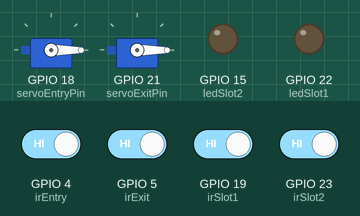
Recording of a sketch running on a simulated ESP32. Parts: 2 × servo, output pins drawn as LEDs (lit = HIGH). The inputs (shaded band) are chosen by the test bench; at power-on: GPIO 4 (irEntry), GPIO 5 (irExit), GPIO 19 (irSlot1), GPIO 23 (irSlot2) HIGH. WiFi joins after 1.5 s; servers stay silent unless stated; the local clock reads 2024-03-15 10:24:30 at power-on unless the sketch sets it; storage starts empty; no MQTT or app messages arrive unless stated; what the sketch prints to the serial monitor is not drawn.

Above: at 2.7 s.
2.8 s: GPIO 4 (irEntry) driven LOW
At 4.0 s:
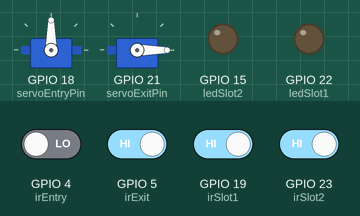
4.4 s: GPIO 5 (irExit) driven LOW
At 5.3 s:
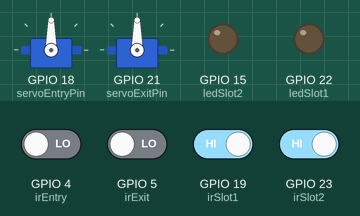
6.0 s: GPIO 19 (irSlot1) driven LOW
At 7.1 s:
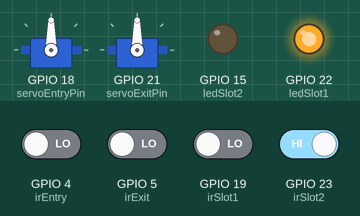
7.6 s: GPIO 23 (irSlot2) driven LOW
At 8.9 s:
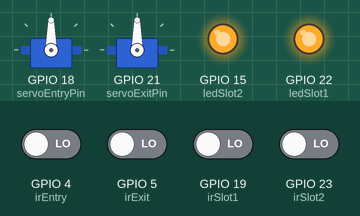
9.3 s: GPIO 4 (irEntry) driven HIGH
At 10.2 s:
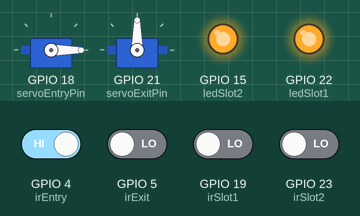
10.9 s: GPIO 5 (irExit) driven HIGH
At 11.4 s:
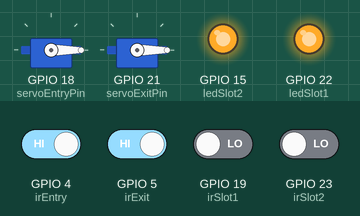
Timing chart, 0 to 13.5 s (numbered marks = the images above; inputs shaded):
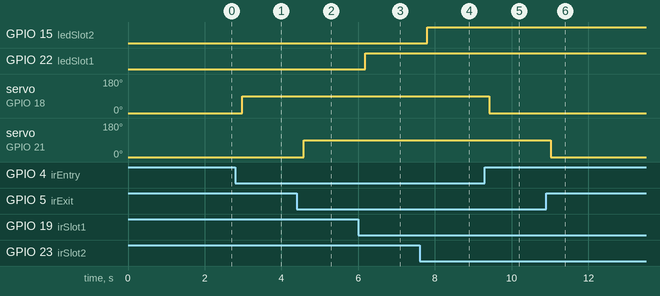

Measured:
- after the input at 2.8 s, servo on GPIO 18 (servoEntryPin): 0° → 90° after 0.18 s
- after the input at 4.4 s, servo on GPIO 21 (servoExitPin): 0° → 90° after 0.18 s
- after the input at 6.0 s, GPIO 22 (ledSlot1): LOW → HIGH after 0.18 s
- after the input at 7.6 s, GPIO 15 (ledSlot2): LOW → HIGH after 0.19 s
- after the input at 9.3 s, servo on GPIO 18 (servoEntryPin): 90° → 0° after 0.11 s
- after the input at 10.9 s, servo on GPIO 21 (servoExitPin): 90° → 0° after 0.11 s

The sketch:

esp_aws_new.ino
```cpp
#include <WiFi.h>
#include <SPIFFS.h>
#include <WiFiClientSecure.h>
#include <PubSubClient.h>
#include <ArduinoJson.h>
#include <ESP32Servo.h>
#include "utils.h"  // contains mqttClient and connectAWS()

// IR sensor pins
const int irEntry = 4;
const int irSlot1 = 19;
const int irSlot2 = 23;
const int irExit  = 5;

// LED pins
const int ledSlot1 = 22;
const int ledSlot2 = 15;

// Servo pins
const int servoEntryPin = 18;
const int servoExitPin  = 21;

Servo servoEntry;
Servo servoExit;

// Slot states
bool entryGateOpen = false;
bool exitGateOpen = false;
bool slot1Occupied = false;
bool slot2Occupied = false;

// void publishSlotStatus(const char* slotId, bool occupied) {
//   StaticJsonDocument<256> doc;
//   time_t now = time(nullptr);
//   doc["slot"] = slotId;
//   doc["status"] = occupied ? "occupied" : "vacant";
//   doc["timestamp"] = now;
//   doc["sessionId"] = String(slotId) + "#" + String(now);

//   char buffer[256];
//   serializeJson(doc, buffer);

//   Serial.println("📤 Publishing to AWS IoT:");
//   Serial.print("Topic: esp32/SmartParking/status\nPayload: ");
//   Serial.println(buffer);

//   if (mqttClient.connected()) {
//     mqttClient.publish("esp32/SmartParking/status", buffer);
//     Serial.println("✅ MQTT publish successful");
//   } else {
//     Serial.println("❌ MQTT not connected");
//   }
// }
#include <ArduinoJson.h>

void publishSlotStatus(const char* slotId, const char* vehicleId, const char* phase, bool occupied) {
  StaticJsonDocument<512> doc;  // Increased size for array and nested objects
  time_t now = time(nullptr);

  // Create an array with one object inside
  JsonArray arr = doc.to<JsonArray>();

  JsonObject obj = arr.createNestedObject();
  obj["slot_id"] = slotId;
  obj["vehicleid"] = vehicleId;
  obj["phase"] = phase;

  JsonObject data = obj.createNestedObject("data");
  data["status"] = occupied ? "occupied" : "vacant";
  data["timestamp"] = now;

  char buffer[512];
  serializeJson(doc, buffer);

  Serial.println("📤 Publishing to AWS IoT:");
  Serial.print("Topic: esp32/SmartParking/status\nPayload: ");
  Serial.println(buffer);

  if (mqttClient.connected()) {
    mqttClient.publish("esp32/SmartParking/status", buffer);
    Serial.println("✅ MQTT publish successful");
  } else {
    Serial.println("❌ MQTT not connected");
  }
}

void setup() {
  Serial.begin(115200);

  // Init SPIFFS
  if (!SPIFFS.begin(true)) {
    Serial.println("❌ SPIFFS mount failed");
    return;
  }

  // Connect to AWS IoT
  connectAWS();

  // Sensor/LED/Servo pin setup
  pinMode(irEntry, INPUT);
  pinMode(irSlot1, INPUT);
  pinMode(irSlot2, INPUT);
  pinMode(irExit, INPUT);
  pinMode(ledSlot1, OUTPUT);
  pinMode(ledSlot2, OUTPUT);

  // Attach servos
  servoEntry.setPeriodHertz(50);
  servoEntry.attach(servoEntryPin, 500, 2400);
  servoEntry.write(0);

  servoExit.setPeriodHertz(50);
  servoExit.attach(servoExitPin, 500, 2400);
  servoExit.write(0);

  digitalWrite(ledSlot1, LOW);
  digitalWrite(ledSlot2, LOW);
}

void loop() {
  if (!mqttClient.connected()) {
    connectAWS();
  }
  mqttClient.loop();

  // IR sensor readings
  int entryIR = digitalRead(irEntry);
  int exitIR  = digitalRead(irExit);
  int slot1IR = digitalRead(irSlot1);
  int slot2IR = digitalRead(irSlot2);

  // Entry gate control
  if (entryIR == LOW && !entryGateOpen) {
    Serial.println("🚗 Entry detected - opening gate");
    servoEntry.write(90);
    entryGateOpen = true;
  } else if (entryIR == HIGH && entryGateOpen) {
    Serial.println("🚪 Entry cleared - closing gate");
    servoEntry.write(0);
    entryGateOpen = false;
  }

  // Exit gate control
  if (exitIR == LOW && !exitGateOpen) {
    Serial.println("🚙 Exit detected - opening gate");
    servoExit.write(90);
    exitGateOpen = true;
  } else if (exitIR == HIGH && exitGateOpen) {
    Serial.println("🚪 Exit cleared - closing gate");
    servoExit.write(0);
    exitGateOpen = false;
  }

  // SLOT 1
  if (slot1IR == LOW && !slot1Occupied) {
    Serial.println("🔴 Slot 1 Occupied");
    digitalWrite(ledSlot1, HIGH);
    slot1Occupied = true;
    publishSlotStatus("slot1", "abc-123","entry",true);
  } else if (slot1IR == HIGH && slot1Occupied) {
    Serial.println("🟢 Slot 1 Vacant");
    digitalWrite(ledSlot1, LOW);
    slot1Occupied = false;
    publishSlotStatus("slot1", "abc-123","exit",false);
  }

  // SLOT 2
  if (slot2IR == LOW && !slot2Occupied) {
    Serial.println("🔴 Slot 2 Occupied");
    digitalWrite(ledSlot2, HIGH);
    slot2Occupied = true;
    publishSlotStatus("slot2", "abc-123","entry",true);
  } else if (slot2IR == HIGH && slot2Occupied) {
    Serial.println("🟢 Slot 2 Vacant");
    digitalWrite(ledSlot2, LOW);
    slot2Occupied = false;
    publishSlotStatus("slot2", "abc-123","exit",false);
  }

  delay(200);
}
```

certs.h
```cpp
#include <pgmspace.h>

#define THINGNAME "SmartParkingESP32" // replace with thing name

const char WIFI_SSID[] = "RM"; // replace with wifi ssid
const char WIFI_PASSWORD[] = "Harekrishna"; // replace with wifi password

const char AWS_IOT_ENDPOINT[] = "a3oq41aouks5wc-ats.iot.ap-south-1.amazonaws.com"; // replace with iot endpoint

// Amazon Root CA 1 :
static const char AWS_CERT_CA[] PROGMEM = R"EOF(
-----BEGIN CERTIFICATE-----
MIIDQTCCAimgAwIBAgITBmyfz5m/jAo54vB4ikPmljZbyjANBgkqhkiG9w0BAQsF
ADA5MQswCQYDVQQGEwJVUzEPMA0GA1UEChMGQW1hem9uMRkwFwYDVQQDExBBbWF6
b24gUm9vdCBDQSAxMB4XDTE1MDUyNjAwMDAwMFoXDTM4MDExNzAwMDAwMFowOTEL
MAkGA1UEBhMCVVMxDzANBgNVBAoTBkFtYXpvbjEZMBcGA1UEAxMQQW1hem9uIFJv
b3QgQ0EgMTCCASIwDQYJKoZIhvcNAQEBBQADggEPADCCAQoCggEBALJ4gHHKeNXj
ca9HgFB0fW7Y14h29Jlo91ghYPl0hAEvrAIthtOgQ3pOsqTQNroBvo3bSMgHFzZM
9O6II8c+6zf1tRn4SWiw3te5djgdYZ6k/oI2peVKVuRF4fn9tBb6dNqcmzU5L/qw
IFAGbHrQgLKm+a/sRxmPUDgH3KKHOVj4utWp+UhnMJbulHheb4mjUcAwhmahRWa6
VOujw5H5SNz/0egwLX0tdHA114gk957EWW67c4cX8jJGKLhD+rcdqsq08p8kDi1L
93FcXmn/6pUCyziKrlA4b9v7LWIbxcceVOF34GfID5yHI9Y/QCB/IIDEgEw+OyQm
jgSubJrIqg0CAwEAAaNCMEAwDwYDVR0TAQH/BAUwAwEB/zAOBgNVHQ8BAf8EBAMC
AYYwHQYDVR0OBBYEFIQYzIU07LwMlJQuCFmcx7IQTgoIMA0GCSqGSIb3DQEBCwUA
A4IBAQCY8jdaQZChGsV2USggNiMOruYou6r4lK5IpDB/G/wkjUu0yKGX9rbxenDI
U5PMCCjjmCXPI6T53iHTfIUJrU6adTrCC2qJeHZERxhlbI1Bjjt/msv0tadQ1wUs
N+gDS63pYaACbvXy8MWy7Vu33PqUXHeeE6V/Uq2V8viTO96LXFvKWlJbYK8U90vv
o/ufQJVtMVT8QtPHRh8jrdkPSHCa2XV4cdFyQzR1bldZwgJcJmApzyMZFo6IQ6XU
5MsI+yMRQ+hDKXJioaldXgjUkK642M4UwtBV8ob2xJNDd2ZhwLnoQdeXeGADbkpy
rqXRfboQnoZsG4q5WTP468SQvvG5
-----END CERTIFICATE-----
)EOF";

// Device Certificate
static const char AWS_CERT_CRT[] PROGMEM = R"KEY(
-----BEGIN CERTIFICATE-----
MIIDWTCCAkGgAwIBAgIUZaG0i9nDNCYW++reQrDFArYfHZ4wDQYJKoZIhvcNAQEL
BQAwTTFLMEkGA1UECwxCQW1hem9uIFdlYiBTZXJ2aWNlcyBPPUFtYXpvbi5jb20g
SW5jLiBMPVNlYXR0bGUgU1Q9V2FzaGluZ3RvbiBDPVVTMB4XDTI1MDUyNDA3MTM1
MVoXDTQ5MTIzMTIzNTk1OVowHjEcMBoGA1UEAwwTQVdTIElvVCBDZXJ0aWZpY2F0
ZTCCASIwDQYJKoZIhvcNAQEBBQADggEPADCCAQoCggEBAOUaXlcolr+1Za/F9yxG
V1iMJddW5YBpw73ecYGFUeC8etcN0Z4/IuQRLE9J/atLOrd2ehEDZ0Qo75/ekMwR
+FvztnTQYG+18Ec7iCjnZj738z4oriRpckf0H4NQNBTuGqM+JwHGetQnlK8+brPW
gWNPM/OZVlmphUJ2LWz0YLZoziG+KYPWKu4eZvIFXbr1e9ZyUAYDCEhZP790AMQK
RYX9vjk5ipQdUK40JtJFqQBrcof9i1bQkRNiH+0pHjfWEdR9dHTIZqliJIC9X+Dq
1OFIJmcUqdjgnYtWyEtAdfGVrghmNIFZtOAdeXhz69Iis+X/ro18taAFld6x4NLw
zssCAwEAAaNgMF4wHwYDVR0jBBgwFoAUtvO0qz6BlTHWQj/M8lhat0BfowUwHQYD
VR0OBBYEFJi75iKf1HA8kYU4ukdZvRGvM+dKMAwGA1UdEwEB/wQCMAAwDgYDVR0P
AQH/BAQDAgeAMA0GCSqGSIb3DQEBCwUAA4IBAQACkknEHNaQeIEdUfH3dnrXE9Sd
o1ySBOvjApSpfgzj13exgzi28+WOaYmUJiX5L0Ta55IzBI8U7SDpVdEUwMkFfFXJ
5KYZEeRw/0ncB4mJBKQo6oJwgXuJUz6EqTemx1y2E1rwozrmM5vgYnUCwGGfxOHD
+hH0vOIJMN8gXLwwAxhUmdpDpRmHtgS2R5ti5m1bNBZk7oKS7+sy8qA5+NCTt5o/
q3vRZzsk8Ffc0+69u9noXLsoQQcJx5IcmPsLm9i20YznrT+Ubo7cjtnnxFoHObed
s6EtIO5+CuoUN6NwDu7TV7mPc/XwR31U0FTgSSBWpDS6tC0AvXKuOkS9hkIp
-----END CERTIFICATE-----
)KEY";

// Device Private key
static const char AWS_CERT_PRIVATE[] PROGMEM = R"KEY(
-----BEGIN RSA PRIVATE KEY-----
MIIEpAIBAAKCAQEA5RpeVyiWv7Vlr8X3LEZXWIwl11blgGnDvd5xgYVR4Lx61w3R
nj8i5BEsT0n9q0s6t3Z6EQNnRCjvn96QzBH4W/O2dNBgb7XwRzuIKOdmPvfzPiiu
JGlyR/Qfg1A0FO4aoz4nAcZ61CeUrz5us9aBY08z85lWWamFQnYtbPRgtmjOIb4p
g9Yq7h5m8gVduvV71nJQBgMISFk/v3QAxApFhf2+OTmKlB1QrjQm0kWpAGtyh/2L
VtCRE2If7SkeN9YR1H10dMhmqWIkgL1f4OrU4UgmZxSp2OCdi1bIS0B18ZWuCGY0
gVm04B15eHPr0iKz5f+ujXy1oAWV3rHg0vDOywIDAQABAoIBAQCGyW2pf5K5NSKf
OCwEW1n2GXYF6/TYCOGFakKDPgl+28S1k0a5AFIptcTI3TIlvfvMhiKoscTmf+MC
vnGX7hadGpREw3eJIZQ8hFTGI+WutDfiYRKbD4KRvJlxqxUJH1CCrAVM8RXAjYzX
UTbWDSRQZf+dmKAJ3kctY9Oz306q4X8zujURuhqpVPHoZ5hs5ExbEpvdBvqA2mTI
ZVfFazcUofGu+cUVMUjHxTwyI8AEKNaY8D+2Iy2RchGOM+lhsASTJJjb8mlfh+Hj
htpgxyhCCyaVK1wqJ8oN1DDzrvc07d7BdKRFlG+njCl9wNGgZMrmSp38RwGxIg3x
/iIdjfs5AoGBAPQm2irYao16u9+OepqFWg3n4utC4npyiikyUfjgmn2xY7UgnvLB
uZRF+/A2XhpDQf6ks8045I3bO2j3ZC7Vt73lW3x6EVGLY/qQ3BfBvFA21+HbwWU1
bBhmCNu+zpkbcYHXaSV3gddxtkkJM/faKu0Av7Wmh6q6T5QU/tCudWp/AoGBAPA4
j/kXxQHIxY/2+4d/OKo3XNqfbXFcAfMBNEZteqBR18LUodED0YHhHlbeMaCFKJWj
VKCMbJhx7/jKAU3rX+eYknZJNmFAv7/hmaDvOkABUhLdfxEbErSN71ol5CtbLUcK
F3B6hJBhNimn+4KjIcbPAr2jdbrex+7kOUzX0/21AoGBAMFVYr060mVmIw9MC9oA
budEEHSrahv8R1uH9VFWyf9uUL5FLpicvw+iu3XkF3BEgiXa1mZT/ug2Cj18aWCM
7Ar7bA6NutkPwAPSYfaN+0ippRm8otA6FXbclXctCPxEtwVSRnjcwXyRFv+OwhAq
OoOibCyzygpvrkRcu8sT2vaRAoGAEXZLIPRVYdfSZLCzgBoDaHw1x76nGgJyMdP4
lNYIf/bzFDqYuLTqWeKfbfkg6mZDmP0Sfck3a618oD0u8xcVFaTFoMuZpGAskCo6
HLTHKzftW2m2fuvU5EMdDxSKDYzHMc7N/WMql8Q5R7XqVoi9P9J0hIyJVlgzeG4m
rCtUQbECgYAjpHDyPKMFwri8Pm2CRNm0EOIrDer/7z8jmO85UugaF8X6/W4YtXCv
l7xjic0EiYBGEuZZJ7fLY8kmk90kvq3cY4/wzI78MH8Ip0FQE+X/yMFYvSevt0yc
JC5T/8UIAtoFXvFz6HvD5e/ywqPAlHtNsK19z8OUi/ISIhrc9mrc0w==
-----END RSA PRIVATE KEY-----

)KEY";
```

utils.cpp
```cpp
#include "utils.h"
#include <WiFi.h>

// Create the clients
WiFiClientSecure net;
PubSubClient mqttClient(net);

void messageHandler(char* topic, byte* payload, unsigned int length) {
  Serial.print("📩 Incoming message on topic: ");
  Serial.println(topic);

  String message;
  for (unsigned int i = 0; i < length; i++) {
    message += (char)payload[i];
  }

  Serial.print("📨 Payload: ");
  Serial.println(message);

  StaticJsonDocument<200> doc;
  DeserializationError error = deserializeJson(doc, message);

  if (!error) {
    const char* cmd = doc["message"];
    Serial.print("🧠 Command: ");
    Serial.println(cmd);
    // Do something with the command if needed
  }
}

void connectAWS() {
  WiFi.begin(WIFI_SSID, WIFI_PASSWORD);
  Serial.print("Connecting to WiFi");

  while (WiFi.status() != WL_CONNECTED) {
    delay(500);
    Serial.print(".");
  }
  Serial.println("\n✅ WiFi connected!");

  net.setCACert(AWS_CERT_CA);
  net.setCertificate(AWS_CERT_CRT);
  net.setPrivateKey(AWS_CERT_PRIVATE);

  mqttClient.setServer(AWS_IOT_ENDPOINT, 8883);
  mqttClient.setCallback(messageHandler);

  Serial.print("🔌 Connecting to AWS IoT");
  while (!mqttClient.connected()) {
    if (mqttClient.connect(THINGNAME)) {
      Serial.println("\n✅ Connected to AWS IoT");
    } else {
      Serial.print(".");
      delay(1000);
    }
  }

  mqttClient.subscribe(AWS_IOT_SUBSCRIBE_TOPIC);
}

void publishMessage(int value) {
  StaticJsonDocument<200> doc;
  doc["metrics"] = value;

  char jsonBuffer[256];
  serializeJson(doc, jsonBuffer);
  mqttClient.publish(AWS_IOT_PUBLISH_TOPIC, jsonBuffer);

  Serial.print("📤 Published test metric: ");
  Serial.println(jsonBuffer);
}
```

utils.h
```cpp
#ifndef UTILS_H
#define UTILS_H

#include <WiFiClientSecure.h>
#include <PubSubClient.h>
#include <ArduinoJson.h>
#include "certs.h"

// AWS WiFi Credentials
#define WIFI_SSID       "Note 10+"
#define WIFI_PASSWORD   "isar0510"
#define THINGNAME       "SmartParkingESP32"
#define AWS_IOT_ENDPOINT "a3oq41aouks5wc-ats.iot.ap-south-1.amazonaws.com"

#define AWS_IOT_PUBLISH_TOPIC   "esp32/SmartParking/status"
#define AWS_IOT_SUBSCRIBE_TOPIC "esp32/SmartParking/commands"

// Declare globally used clients
extern WiFiClientSecure net;
extern PubSubClient mqttClient;

// Functions
void connectAWS();
void publishMessage(int metricsValue);

#endif
```
